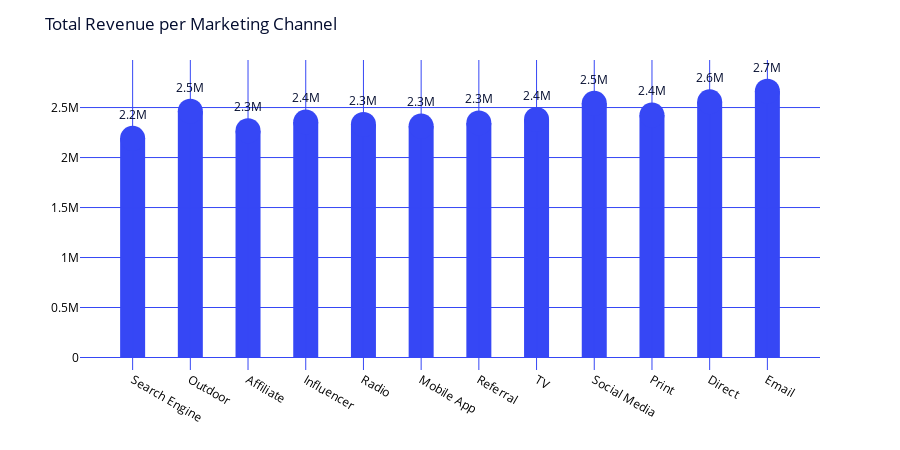
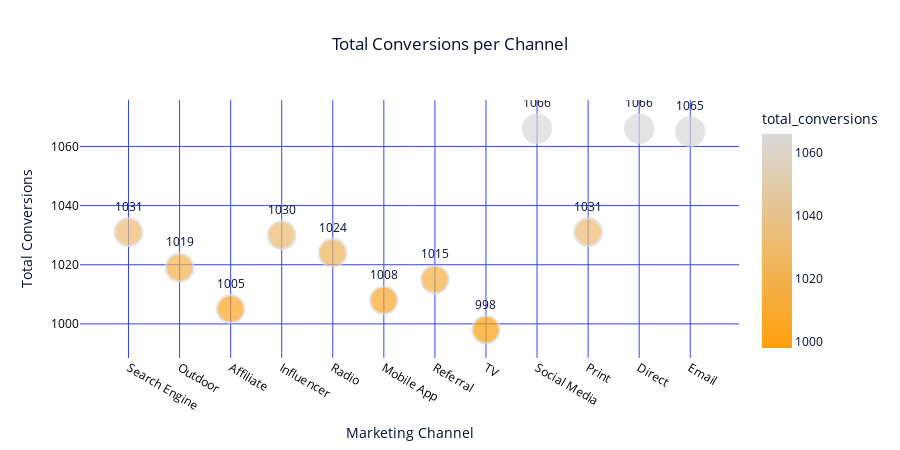
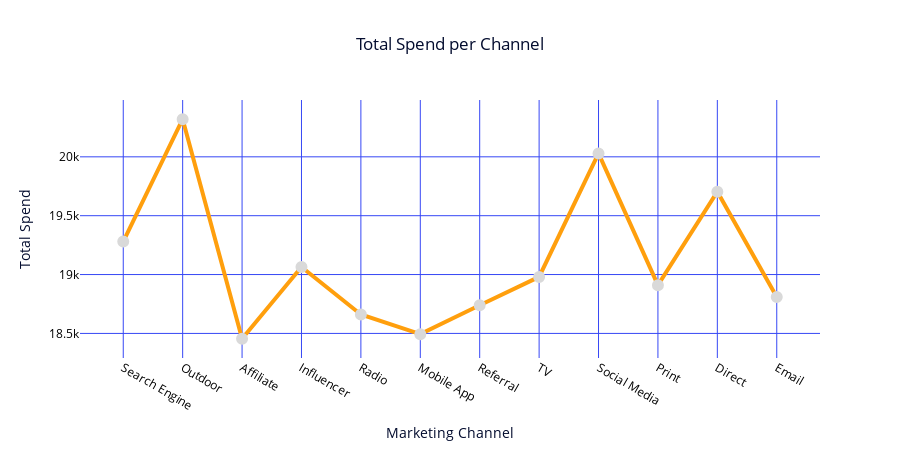
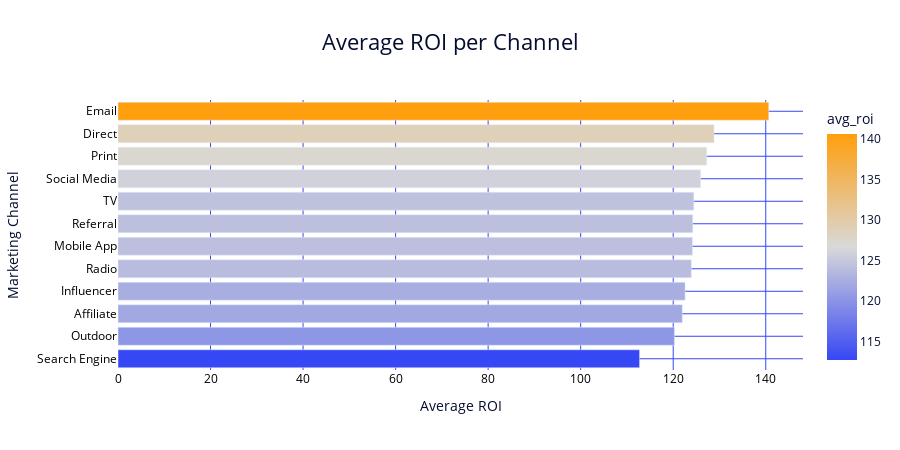

Write notebook code for charts like these, in order.
### Code cell
channel_perf_sorted = channel_perf.sort_values(by='avg_roi', ascending=True)

light_layout = dict(
    plot_bgcolor="#FFFFFF",
    paper_bgcolor="#FFFFFF",
    font_color="#040D2F",
    title_x=0.5,
    yaxis=dict(showgrid=True, gridcolor="#3647F5", zeroline=False, showline=False, tickfont=dict(color="black")),
    xaxis=dict(showgrid=True, gridcolor="#3647F5", showline=False, tickfont=dict(color="black"))
)

bar_width = 25 

fig_rev = go.Figure()
fig_rev.add_trace(go.Scatter(
    x=channel_perf_sorted.index,
    y=channel_perf_sorted['total_revenue'],
    mode='markers+text',
    marker=dict(color="#3647F5", size=bar_width),
    text=channel_perf_sorted['total_revenue'],
    textposition='top center',
    texttemplate='%{text:.2s}'
))

for x_val, y_val in zip(channel_perf_sorted.index, channel_perf_sorted['total_revenue']):
    fig_rev.add_shape(
        type="line", x0=x_val, y0=0, x1=x_val, y1=y_val,
        line=dict(color="#3647F5", width=bar_width), layer="below"
    )

fig_rev.update_layout(**light_layout, title="Total Revenue per Marketing Channel", height=450, margin=dict(t=60))

fig_conv = px.scatter(
    channel_perf_sorted, x=channel_perf_sorted.index, y="total_conversions",
    size="total_conversions", color="total_conversions",
    color_continuous_scale=["#FF9F0D", "#D9D9D9"], text="total_conversions",
    title="Total Conversions per Channel"
)
fig_conv.update_traces(marker=dict(line=dict(width=2, color='#D9D9D9')), textposition='top center')
fig_conv.update_layout(**light_layout, height=450, yaxis_title="Total Conversions", xaxis_title="Marketing Channel")

fig_spend = px.line(channel_perf_sorted, x=channel_perf_sorted.index, y="total_spend", markers=True, title="Total Spend per Channel")
fig_spend.update_traces(line=dict(color="#FF9F0D", width=4), marker=dict(size=10, color="#D9D9D9", line=dict(width=2, color="#D9D9D9")))
fig_spend.update_layout(**light_layout, height=450, yaxis_title="Total Spend", xaxis_title="Marketing Channel")

fig_roi = px.bar(
    channel_perf_sorted, x='avg_roi', y=channel_perf_sorted.index, orientation='h',
    color='avg_roi', color_continuous_scale=['#3647F5', '#D9D9D9', '#FF9F0D'], title="Average ROI per Channel"
)
fig_roi.update_layout(**light_layout, title_font_size=22, height=450, xaxis_title="Average ROI", yaxis_title="Marketing Channel")

fig_rev.show()
fig_conv.show()
fig_spend.show()
fig_roi.show()

### Figure 1 — Plotly figure (JSON) as saved in the notebook; plotly's stock layout.template omitted (floating-point values rounded to 4 significant figures)
{"data": [{"marker": {"color": "#3647F5", "size": 25}, "mode": "markers+text", "text": [2193000.0, 2464000.0, 2269000.0, 2356000.0, 2331000.0, 2315000.0, 2347000.0, 2381000.0, 2542000.0, 2425000.0, 2558000.0, 2664000.0], "textposition": "top center", "texttemplate": "%{text:.2s}", "type": "scatter", "x": ["Search Engine", "Outdoor", "Affiliate", "Influencer", "Radio", "Mobile App", "Referral", "TV", "Social Media", "Print", "Direct", "Email"], "y": [2193000.0, 2464000.0, 2269000.0, 2356000.0, 2331000.0, 2315000.0, 2347000.0, 2381000.0, 2542000.0, 2425000.0, 2558000.0, 2664000.0]}], "layout": {"font": {"color": "#040D2F"}, "height": 450, "margin": {"t": 60}, "paper_bgcolor": "#FFFFFF", "plot_bgcolor": "#FFFFFF", "shapes": [{"layer": "below", "line": {"color": "#3647F5", "width": 25}, "type": "line", "x0": "Search Engine", "x1": "Search Engine", "y0": 0, "y1": 2193000.0}, {"layer": "below", "line": {"color": "#3647F5", "width": 25}, "type": "line", "x0": "Outdoor", "x1": "Outdoor", "y0": 0, "y1": 2464000.0}, {"layer": "below", "line": {"color": "#3647F5", "width": 25}, "type": "line", "x0": "Affiliate", "x1": "Affiliate", "y0": 0, "y1": 2269000.0}, {"layer": "below", "line": {"color": "#3647F5", "width": 25}, "type": "line", "x0": "Influencer", "x1": "Influencer", "y0": 0, "y1": 2356000.0}, {"layer": "below", "line": {"color": "#3647F5", "width": 25}, "type": "line", "x0": "Radio", "x1": "Radio", "y0": 0, "y1": 2331000.0}, {"layer": "below", "line": {"color": "#3647F5", "width": 25}, "type": "line", "x0": "Mobile App", "x1": "Mobile App", "y0": 0, "y1": 2315000.0}, {"layer": "below", "line": {"color": "#3647F5", "width": 25}, "type": "line", "x0": "Referral", "x1": "Referral", "y0": 0, "y1": 2347000.0}, {"layer": "below", "line": {"color": "#3647F5", "width": 25}, "type": "line", "x0": "TV", "x1": "TV", "y0": 0, "y1": 2381000.0}, {"layer": "below", "line": {"color": "#3647F5", "width": 25}, "type": "line", "x0": "Social Media", "x1": "Social Media", "y0": 0, "y1": 2542000.0}, {"layer": "below", "line": {"color": "#3647F5", "width": 25}, "type": "line", "x0": "Print", "x1": "Print", "y0": 0, "y1": 2425000.0}, {"layer": "below", "line": {"color": "#3647F5", "width": 25}, "type": "line", "x0": "Direct", "x1": "Direct", "y0": 0, "y1": 2558000.0}, {"layer": "below", "line": {"color": "#3647F5", "width": 25}, "type": "line", "x0": "Email", "x1": "Email", "y0": 0, "y1": 2664000.0}], "title": {"text": "Total Revenue per Marketing Channel"}, "xaxis": {"gridcolor": "#3647F5", "showgrid": true, "showline": false, "tickfont": {"color": "black"}}, "yaxis": {"gridcolor": "#3647F5", "showgrid": true, "showline": false, "tickfont": {"color": "black"}, "zeroline": false}}}

### Figure 2 — Plotly figure (JSON) as saved in the notebook; plotly's stock layout.template omitted (floating-point values rounded to 4 significant figures)
{"data": [{"hovertemplate": "marketing_channel=%{x}<br>total_conversions=%{marker.color}<extra></extra>", "legendgroup": "", "marker": {"color": [1031, 1019, 1005, 1030, 1024, 1008, 1015, 998, 1066, 1031, 1066, 1065], "coloraxis": "coloraxis", "line": {"color": "#D9D9D9", "width": 2}, "size": [1031, 1019, 1005, 1030, 1024, 1008, 1015, 998, 1066, 1031, 1066, 1065], "sizemode": "area", "sizeref": 2.665, "symbol": "circle"}, "mode": "markers+text", "name": "", "orientation": "v", "showlegend": false, "text": [1031.0, 1019.0, 1005.0, 1030.0, 1024.0, 1008.0, 1015.0, 998.0, 1066.0, 1031.0, 1066.0, 1065.0], "textposition": "top center", "type": "scatter", "x": ["Search Engine", "Outdoor", "Affiliate", "Influencer", "Radio", "Mobile App", "Referral", "TV", "Social Media", "Print", "Direct", "Email"], "xaxis": "x", "y": [1031, 1019, 1005, 1030, 1024, 1008, 1015, 998, 1066, 1031, 1066, 1065], "yaxis": "y"}], "layout": {"coloraxis": {"colorbar": {"title": {"text": "total_conversions"}}, "colorscale": [[0, "#FF9F0D"], [1, "#D9D9D9"]]}, "font": {"color": "#040D2F"}, "height": 450, "legend": {"itemsizing": "constant", "tracegroupgap": 0}, "paper_bgcolor": "#FFFFFF", "plot_bgcolor": "#FFFFFF", "title": {"text": "Total Conversions per Channel", "x": 0.5}, "xaxis": {"anchor": "y", "domain": [0, 1], "gridcolor": "#3647F5", "showgrid": true, "showline": false, "tickfont": {"color": "black"}, "title": {"text": "Marketing Channel"}}, "yaxis": {"anchor": "x", "domain": [0, 1], "gridcolor": "#3647F5", "showgrid": true, "showline": false, "tickfont": {"color": "black"}, "title": {"text": "Total Conversions"}, "zeroline": false}}}

### Figure 3 — Plotly figure (JSON) as saved in the notebook; plotly's stock layout.template omitted (floating-point values rounded to 4 significant figures)
{"data": [{"hovertemplate": "marketing_channel=%{x}<br>total_spend=%{y}<extra></extra>", "legendgroup": "", "line": {"color": "#FF9F0D", "dash": "solid", "width": 4}, "marker": {"color": "#D9D9D9", "line": {"color": "#D9D9D9", "width": 2}, "size": 10, "symbol": "circle"}, "mode": "lines+markers", "name": "", "orientation": "v", "showlegend": false, "type": "scatter", "x": ["Search Engine", "Outdoor", "Affiliate", "Influencer", "Radio", "Mobile App", "Referral", "TV", "Social Media", "Print", "Direct", "Email"], "xaxis": "x", "y": [19280, 20320, 18454, 19064, 18661, 18494, 18739, 18980, 20029, 18910, 19704, 18810], "yaxis": "y"}], "layout": {"font": {"color": "#040D2F"}, "height": 450, "legend": {"tracegroupgap": 0}, "paper_bgcolor": "#FFFFFF", "plot_bgcolor": "#FFFFFF", "title": {"text": "Total Spend per Channel", "x": 0.5}, "xaxis": {"anchor": "y", "domain": [0, 1], "gridcolor": "#3647F5", "showgrid": true, "showline": false, "tickfont": {"color": "black"}, "title": {"text": "Marketing Channel"}}, "yaxis": {"anchor": "x", "domain": [0, 1], "gridcolor": "#3647F5", "showgrid": true, "showline": false, "tickfont": {"color": "black"}, "title": {"text": "Total Spend"}, "zeroline": false}}}

### Figure 4 — Plotly figure (JSON) as saved in the notebook; plotly's stock layout.template omitted (floating-point values rounded to 4 significant figures)
{"data": [{"hovertemplate": "avg_roi=%{marker.color}<br>marketing_channel=%{y}<extra></extra>", "legendgroup": "", "marker": {"color": [112.7, 120.3, 122.0, 122.6, 123.9, 124.2, 124.2, 124.5, 125.9, 127.2, 128.8, 140.6], "coloraxis": "coloraxis", "pattern": {"shape": ""}}, "name": "", "orientation": "h", "showlegend": false, "textposition": "auto", "type": "bar", "x": [112.7, 120.3, 122.0, 122.6, 123.9, 124.2, 124.2, 124.5, 125.9, 127.2, 128.8, 140.6], "xaxis": "x", "y": ["Search Engine", "Outdoor", "Affiliate", "Influencer", "Radio", "Mobile App", "Referral", "TV", "Social Media", "Print", "Direct", "Email"], "yaxis": "y"}], "layout": {"barmode": "relative", "coloraxis": {"colorbar": {"title": {"text": "avg_roi"}}, "colorscale": [[0, "#3647F5"], [0.5, "#D9D9D9"], [1, "#FF9F0D"]]}, "font": {"color": "#040D2F"}, "height": 450, "legend": {"tracegroupgap": 0}, "paper_bgcolor": "#FFFFFF", "plot_bgcolor": "#FFFFFF", "title": {"font": {"size": 22}, "text": "Average ROI per Channel", "x": 0.5}, "xaxis": {"anchor": "y", "domain": [0, 1], "gridcolor": "#3647F5", "showgrid": true, "showline": false, "tickfont": {"color": "black"}, "title": {"text": "Average ROI"}}, "yaxis": {"anchor": "x", "domain": [0, 1], "gridcolor": "#3647F5", "showgrid": true, "showline": false, "tickfont": {"color": "black"}, "title": {"text": "Marketing Channel"}, "zeroline": false}}}
